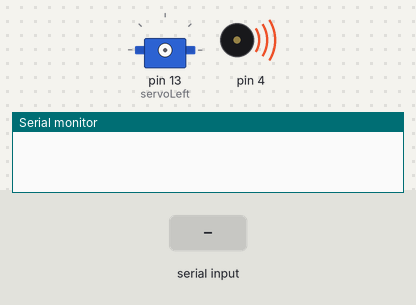
A sketch run on a simulated Arduino Uno, built with avr-gcc and run on an emulated ATmega328P. Shown: servo, buzzer (waves = sounding), the last lines printed to the serial monitor. The inputs (shaded band) are chosen by the test bench.

Above: at 0.1 s.
At 2.2 s:
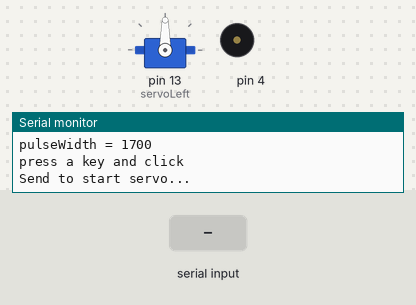
2.3 s: "1" received over Serial
At 2.9 s:
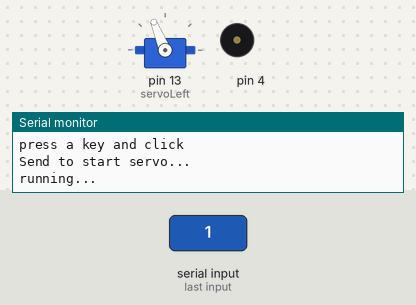
Timing chart, 0 to 9.8 s (numbered marks = the images above; inputs shaded):
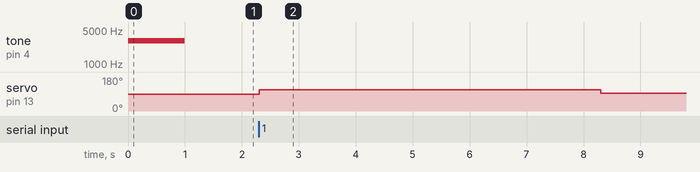

Measured:
- after the input at 2.3 s, servo on pin 13 (servoLeft): 90° → 112° at once, → 93° 6.0 s later

The sketch:

TestServoSpeed.ino
```cpp
#include <Servo.h> //include servo library
Servo servoLeft; //declare left servo signaL
Servo servoRight; //declare right servo signal
void setup() { //built in initialization block
  tone(4, 3000, 1000); //play tone for 1 second
  delay(1000); //delay to finish tone

  Serial.begin(9600); //set data rate to 9600 bps
  servoLeft.attach(13); //attach left servo to pin 13
}

void loop() { //main loop auto repeats
  //loop counts with pulseWidth from 1375 to 1625 in increments of 25.

  for(int pulseWidth = 1700; pulseWidth <= 1700; pulseWidth += 20){ //for loop begins
    Serial.print("pulseWidth = "); //display pulseWidth value
    Serial.println(pulseWidth);
    Serial.println("press a key and click"); //User prompt
    Serial.println("Send to start servo...");

    while (Serial.available() == 0); //wait for character
      Serial.read(); //clear character

    Serial.print("running...");
    servoLeft.writeMicroseconds(pulseWidth); //pin 13 servo speed=pulse
    delay(6000); // delay for six seconds

    servoLeft.writeMicroseconds(1500); //pin servo speed = stop
  } //for loop ends

}
```
